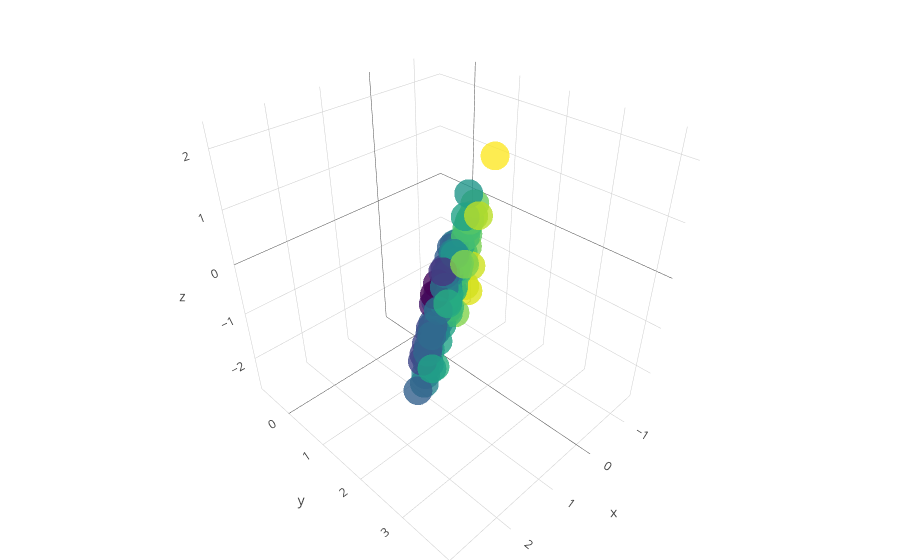

Notebook code for this chart:
### Code cell
#Plot untransformed data
f_plot3d(untransformed_data_3d)
